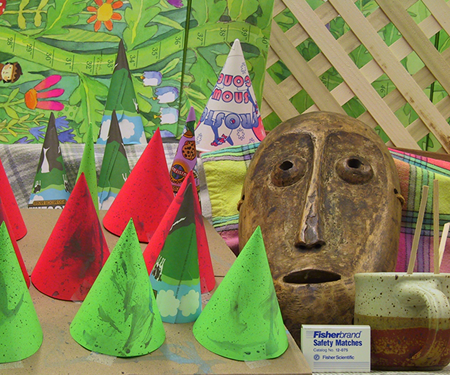
#> input picture Disparity/im2.png, 450 x 375 px
$ python disparity.py
#> lines starting #> are read from the running program, lines starting #| are printed output that depends on the picture
import numpy as np
import cv2 as cv
from matplotlib import pyplot as plt
imgL = cv.imread('im2.png', 0)/4
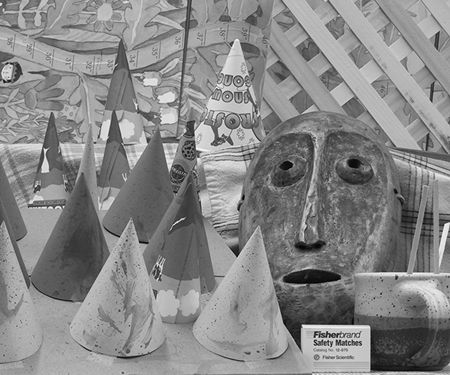
#> imgL: shape (375, 450) float64; min 0, max 58.75, mean 31.2; drawn with min black and max white
imgR = cv.imread('im6.png', 0)/4
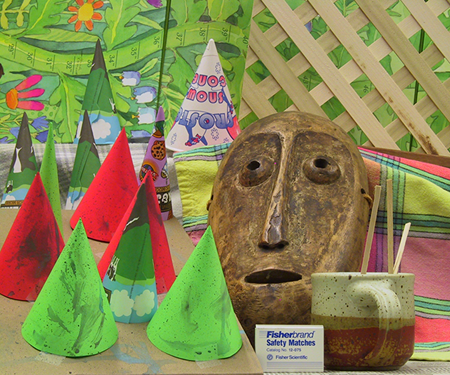
#> input picture Disparity/im6.png, 450 x 375 px
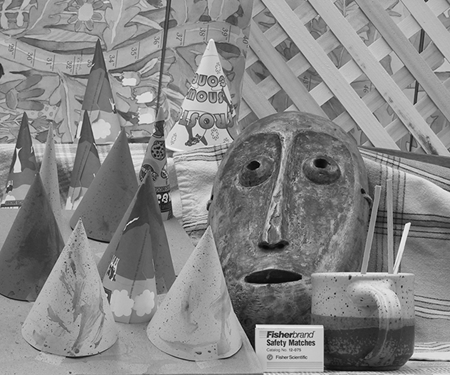
#> imgR: shape (375, 450) float64; min 0, max 60.75, mean 32.1; drawn with min black and max white
stereo = cv.StereoBM_create(numDisparities=64, blockSize=5)
disparity = stereo.compute(imgL.astype('uint8'), imgR.astype('uint8'))
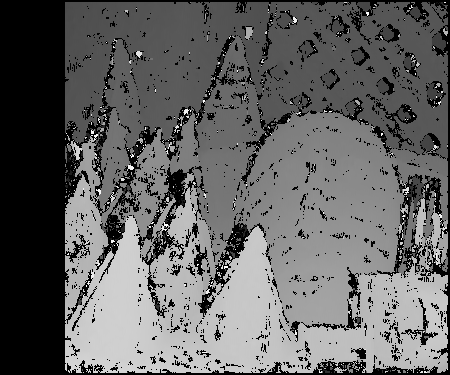
#> disparity: shape (375, 450) int16; min -16, max 1008, mean 384.7; drawn with min black and max white
plt.imshow(disparity, 'gray')
plt.show()
